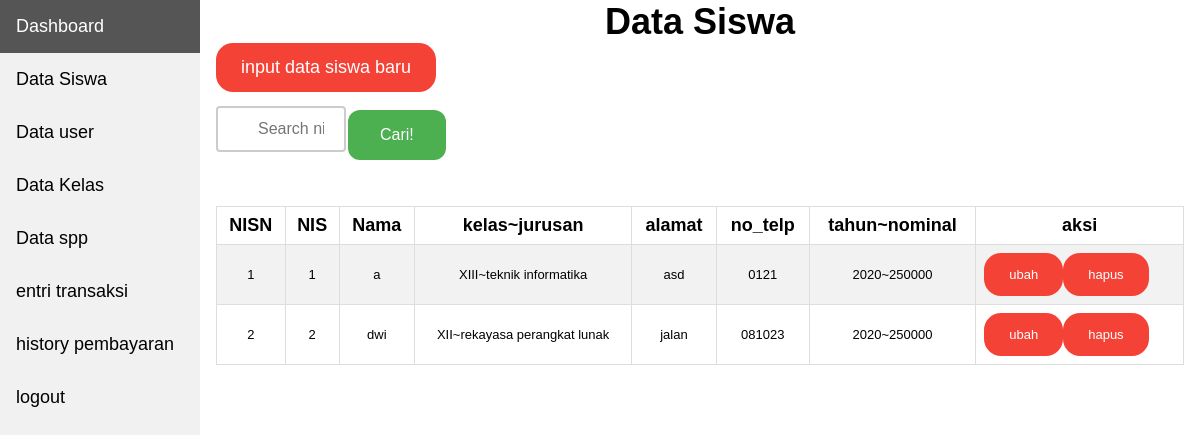
/admin/data_siswa.php (signed in), run on the app's committed database.
### tables this page shows
CREATE TABLE IF NOT EXISTS `siswa` (
  `nisn` char(10) NOT NULL,
  `nis` char(8) NOT NULL,
  `nama` varchar(35) NOT NULL,
  `id_kelas` int(11) DEFAULT NULL,
  `alamat` text NOT NULL,
  `no_telp` varchar(13) NOT NULL,
  `id_spp` int(11) DEFAULT NULL,
  PRIMARY KEY (`nisn`),
  UNIQUE KEY `nis` (`nis`),
  KEY `id_kelas` (`id_kelas`,`id_spp`),
  KEY `id_spp` (`id_spp`)
);

CREATE TABLE IF NOT EXISTS `kelas` (
  `id_kelas` int(11) NOT NULL AUTO_INCREMENT,
  `nama_kelas` varchar(10) NOT NULL,
  `kompetensi_keahlian` varchar(50) NOT NULL,
  PRIMARY KEY (`id_kelas`)
);

CREATE TABLE IF NOT EXISTS `spp` (
  `id_spp` int(11) NOT NULL AUTO_INCREMENT,
  `tahun` int(11) NOT NULL,
  `nominal` int(11) NOT NULL,
  PRIMARY KEY (`id_spp`)
);

### functions/functions.php (called while the page is built, shortened)
<?php
$conn = mysqli_connect("localhost", "root", "", "db_spp");
function query($query) {
	global $conn;
	$result = mysqli_query($conn, $query);
	$rows = array();
	while ( $row = mysqli_fetch_assoc($result) ) {
		$rows[] = $row;
	}
	return $rows;
}
 ?>

### admin/data_siswa.php (the view, shortened to what this page needs)
<?php
require '../functions/functions.php';
$siswa = query("SELECT * FROM siswa");
 ?>
<?php include 'header_admin.php'; ?>
<!DOCTYPE html>
<html>
<head>
</head>
<link rel="stylesheet" type="text/css" href="css/style.css">
<body>
	<div class="content">
		<h1>Data Siswa</h1>
		<a class="link2" href="tambah_data_siswa.php">input data siswa baru</a>
		<br><br><br>
<form method="post">
  <input type="text" autofocus name="keyword" placeholder="Search nisn or nama" autocomplete="off" id="keyword">
  <button type="submit" hidden="button" name="cari" id="tombol-cari">Cari!</button>
  <br><br><br>
</form>
		<table border="1" cellpadding="10" cellspacing="0  ">
 		<tr>
 			<th>NISN</th>
 			<th>NIS</th>
 			<th>Nama</th>
 			<th>kelas~jurusan</th>
			<th>alamat</th>
			<th>no_telp</th>
			<th>tahun~nominal</th>
			<th>aksi</th>
 		</tr>
 		<?php foreach ($siswa as $row) : ?>
 			<?php
 			$kel = $row["id_kelas"];
 			$sp = $row["id_spp"];
 			$spp = query("SELECT * FROM spp WHERE id_spp = '$sp'");
 			$kelas = query("SELECT * FROM kelas WHERE id_kelas = '$kel'");
 			?>
 		<tr>
 			<td><?= $row["nisn"]; ?></td>
 			<td><?= $row["nis"]; ?></td>
 			<td><?= $row["nama"]; ?></td>
 			<td><?= @$kelas[0]["nama_kelas"]; ?>~<?= @$kelas[0]["kompetensi_keahlian"]; ?></td>
			<td><?= $row["alamat"]; ?></td>
			<td><?= $row["no_telp"]; ?></td>
			<td><?= @$spp[0]["tahun"];?>~<?= @$spp[0]["nominal"]; ?></td>
			<td><a class="link2" href="ubah_siswa.php?nisn=<?= $row["nisn"]; ?>">ubah</a>
 				<a class="link2" href="hapus_siswa.php?nisn=<?= $row["nisn"]; ?>" onclick="return confirm('yakin ingin hapus?')">hapus</a>
 			</td>
 		</tr>
 	<?php endforeach; ?>
 	</table>
	</div>
</body>
</html>

### admin/css/style.css (style rules this page uses)
* { padding:0; margin:0; }
body { font-family:Verdana, Geneva, sans-serif; font-size:18px; background-color:#FFF }
td { font-size: 13px; margin: 10px; }
input[type=text] { width: 130px; box-sizing: border-box; border: 2px solid #ccc; border-radius: 4px; font-size: 16px; background-color: white; background-image: url('searchicon.png'); background-position: 10px 10px; background-repeat: no-repeat; padding: 12px 20px 12px 40px; transition: width 0.4s ease-in-out; float: left; }
table { border-collapse: collapse; border-spacing: 0; width: 100%; border: 1px solid #ddd; float: left; }
th, td { text-align: center; padding: 8px; }
tr:nth-child(even) { background-color: #f2f2f2 }
.link2:link, .link2:visited { background-color: #f44336; color: white; padding: 14px 25px; text-align: center; text-decoration: none; display: inline-block; float: left; border-radius: 17px 17px 17px 17px; -moz-border-radius: 17px 17px 17px 17px; -webkit-border-radius: 17px 17px 17px 17px; border: 0px solid #000000; }
h1 { text-align: center; }
button { background-color: #4CAF50; border: none; color: white; padding: 16px 32px; text-align: center; text-decoration: none; display: inline-block; font-size: 16px; border-radius: 12px; margin: 4px 2px; cursor: pointer; }

### admin/header_admin.php (style rules this page uses)
body { margin: 0; font-family: "Lato", sans-serif; }
div.content { margin-left: 200px; padding: 1px 16px; height: 655px; }

### data on the page
siswa: nisn "1", nis "1", nama "a", id_kelas.nama_kelas "XIII", id_kelas.kompetensi_keahlian "teknik informatika", alamat "asd", no_telp "0121", id_spp.tahun "2020", id_spp.nominal "250000"
siswa: nisn "2", nis "2", nama "dwi", id_kelas.nama_kelas "XII", id_kelas.kompetensi_keahlian "rekayasa perangkat lunak", alamat "jalan", no_telp "081023", id_spp.tahun "2020", id_spp.nominal "250000"
